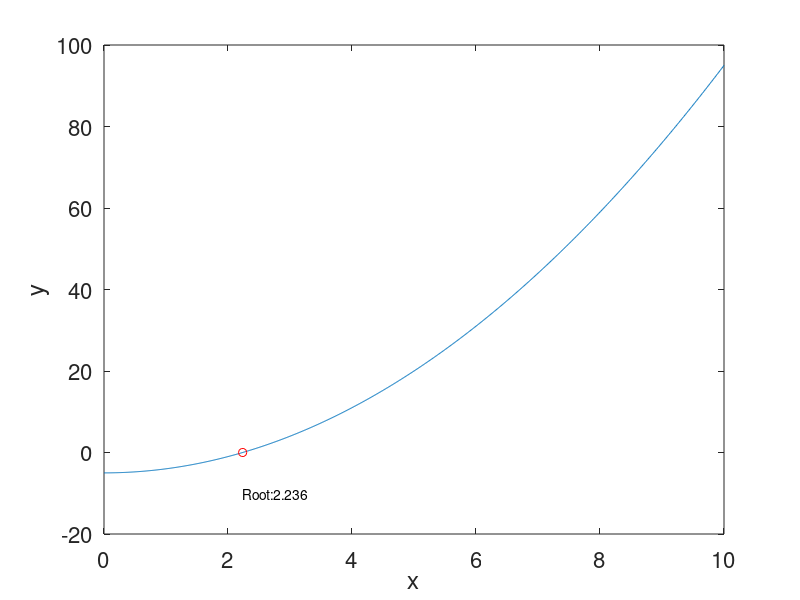

The MATLAB script that drew this image:
% BISECTION METHOD
%Define function ~= j--> not equal to
f= @(x) x.^2-5;
%Define end points of interval
xlow=0;
xh=10;
%Error Tolerance
tol=1e-5;

%evaluat funtion at end points
fl=f(xlow);
fh=f(xh);
%Check root is in interval
if sign(fl)==sign(fh)
    error ('f(xlow) and f(xh) must have different signs')
end
%plot function
x = linspace(xlow,xh,1000);
figure(1);clf(1)
plot(x,f(x))
xlabel('x')
ylabel('y')
set(gca, 'Fontsize',16)
hold on
% initiate xr and xrold
xr = xlow;
xrold = xh;
%iterate until converged
count=0;
while abs(xr-xrold)>tol
    count=count+1;
    
    % store xrold
    xrold=xr;
    %Estimate root
%     xr = 0.5*(xlow+xh); %bisection method
    xr= xlow-fl*(xh-xlow)/(fh-fl); % linear interpolation
    %update xlow or xh
    if sign(f(xr)) == sign(f(xlow))
        xlow = xr; %lower subinterval
    else
        xh=xr; 
    end
end
root = xr;
% display
fprintf('Iter=%5i','xr=%5.5f','fr=%5.5e' ,count,xr,f(xr))
%add root to plot
plot(root, f(root),'ro')
text(root, -10,['Root:', num2str(root)])